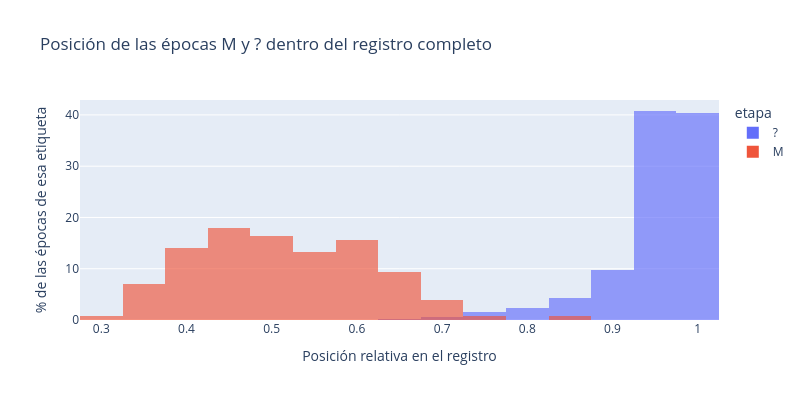

The cell this chart's notebook holds for it:
### Code cell
# ¿Dónde aparecen? Si '?' se concentra al final del registro, se trata de cola no anotada y
# descartarla no sesga nada; si estuviera repartida, sí habría que justificar el descarte.
posicion_especial = todas.copy()
posicion_especial["t_rel"] = posicion_especial.groupby("clave")["onset_s"].transform(
    lambda s: (s - s.min()) / max(s.max() - s.min(), 1))

fig = px.histogram(posicion_especial[posicion_especial["etapa"].isin(["M", "?"])],
                   x="t_rel", color="etapa", nbins=25, barmode="overlay", opacity=0.65,
                   histnorm="percent", title="Posición de las épocas M y ? dentro del registro completo")
fig.update_layout(width=800, height=400, xaxis_title="Posición relativa en el registro",
                  yaxis_title="% de las épocas de esa etiqueta")
fig.show()

for etiqueta in ("M", "?"):
    posiciones = posicion_especial.loc[posicion_especial["etapa"] == etiqueta, "t_rel"]
    print(f"{etiqueta}: n={len(posiciones):,}  mediana de posición={posiciones.median():.2f}  "
          f"en el último 20 % del registro={100 * (posiciones > 0.8).mean():.1f} %")

### Figure 1 — Plotly figure (JSON) as saved in the notebook; plotly's stock layout.template omitted (floating-point values rounded to 4 significant figures; data arrays with more than 128 entries replaced by an {"elided": "..."} marker saying what was removed)
{"data": [{"alignmentgroup": "True", "bingroup": "x", "histnorm": "percent", "hovertemplate": "etapa=?<br>t_rel=%{x}<br>percent=%{y}<extra></extra>", "legendgroup": "?", "marker": {"color": "#636efa", "opacity": 0.65, "pattern": {"shape": ""}}, "name": "?", "nbinsx": 25, "offsetgroup": "?", "orientation": "v", "showlegend": true, "type": "histogram", "x": {"elided": "25047 float values"}, "xaxis": "x", "yaxis": "y"}, {"alignmentgroup": "True", "bingroup": "x", "histnorm": "percent", "hovertemplate": "etapa=M<br>t_rel=%{x}<br>percent=%{y}<extra></extra>", "legendgroup": "M", "marker": {"color": "#EF553B", "opacity": 0.65, "pattern": {"shape": ""}}, "name": "M", "nbinsx": 25, "offsetgroup": "M", "orientation": "v", "showlegend": true, "type": "histogram", "x": [0.3251, 0.4359, 0.4745, 0.4512, 0.4772, 0.5155, 0.5248, 0.4123, 0.4769, 0.3366, 0.3876, 0.388, 0.3932, 0.406, 0.4383, 0.4422, 0.4727, 0.4821, 0.5453, 0.6065, 0.3609, 0.3675, 0.4008, 0.4627, 0.5217, 0.5554, 0.5623, 0.5842, 0.5957, 0.6013, 0.6217, 0.6575, 0.5554, 0.4585, 0.4078, 0.3182, 0.3557, 0.4418, 0.5683, 0.4227, 0.4335, 0.5526, 0.6311, 0.6534, 0.3262, 0.4498, 0.4502, 0.596, 0.6134, 0.4432, 0.4599, 0.3828, 0.414, 0.4342, 0.4345, 0.5752, 0.7176, 0.718, 0.7232, 0.7565, 0.843, 0.3796, 0.34, 0.3765, 0.4581, 0.4884, 0.5158, 0.4331, 0.4828, 0.5978, 0.5485, 0.5554, 0.5599, 0.5676, 0.6197, 0.4755, 0.5356, 0.472, 0.3862, 0.3925, 0.4929, 0.4234, 0.4314, 0.4814, 0.3727, 0.3633, 0.4179, 0.4613, 0.5134, 0.4884, 0.5995, 0.6103, 0.5026, 0.4119, 0.57, 0.4838, 0.4818, 0.4845, 0.5832, 0.6363, 0.6457, 0.6481, 0.6683, 0.6766, 0.6846, 0.4123, 0.5766, 0.4804, 0.6346, 0.5498, 0.4679, 0.4703, 0.5391, 0.5537, 0.5564, 0.578, 0.5874, 0.5901, 0.5912, 0.594, 0.619, 0.6349, 0.6353, 0.6391, 0.6422, 0.4925, 0.4964, 0.5259], "xaxis": "x", "yaxis": "y"}], "layout": {"barmode": "overlay", "height": 400, "legend": {"title": {"text": "etapa"}, "tracegroupgap": 0}, "title": {"text": "Posición de las épocas M y ? dentro del registro completo"}, "width": 800, "xaxis": {"anchor": "y", "domain": [0.0, 1.0], "title": {"text": "Posición relativa en el registro"}}, "yaxis": {"anchor": "x", "domain": [0.0, 1.0], "title": {"text": "% de las épocas de esa etiqueta"}}}}
